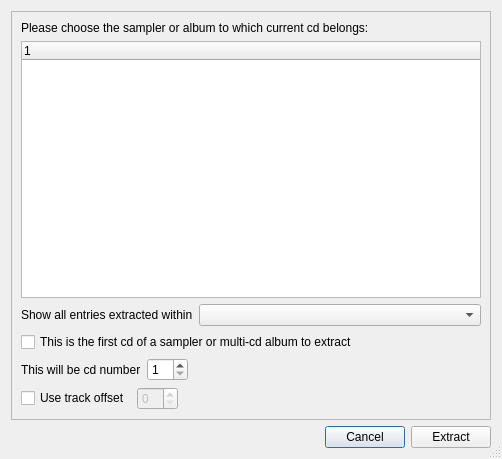
<ui version="4.0" >
 <class>MultiCDDialog</class>
 <widget class="QDialog" name="MultiCDDialog" >
  <property name="geometry" >
   <rect>
    <x>0</x>
    <y>0</y>
    <width>502</width>
    <height>459</height>
   </rect>
  </property>
  <property name="minimumSize" >
   <size>
    <width>502</width>
    <height>459</height>
   </size>
  </property>
  <property name="windowTitle" >
   <string>Multi CD Dialog</string>
  </property>
  <property name="sizeGripEnabled" >
   <bool>true</bool>
  </property>
  <layout class="QGridLayout" >
   <item row="0" column="0" >
    <widget class="QFrame" name="frame" >
     <property name="frameShape" >
      <enum>QFrame::StyledPanel</enum>
     </property>
     <property name="frameShadow" >
      <enum>QFrame::Raised</enum>
     </property>
     <layout class="QGridLayout" >
      <item row="0" column="0" >
       <widget class="QLabel" name="label" >
        <property name="font" >
         <font>
          <pointsize>9</pointsize>
         </font>
        </property>
        <property name="text" >
         <string>Please choose the sampler or album to which current cd belongs:</string>
        </property>
       </widget>
      </item>
      <item row="1" column="0" >
       <widget class="QTreeWidget" name="treeWidget" >
        <property name="editTriggers" >
         <set>QAbstractItemView::NoEditTriggers</set>
        </property>
        <property name="animated" >
         <bool>false</bool>
        </property>
        <column>
         <property name="text" >
          <string>1</string>
         </property>
        </column>
       </widget>
      </item>
      <item row="2" column="0" >
       <layout class="QHBoxLayout" >
        <item>
         <widget class="QLabel" name="label_2" >
          <property name="text" >
           <string>Show all entries extracted within</string>
          </property>
         </widget>
        </item>
        <item>
         <widget class="QComboBox" name="comboBox" >
          <property name="sizePolicy" >
           <sizepolicy vsizetype="Fixed" hsizetype="Expanding" >
            <horstretch>0</horstretch>
            <verstretch>0</verstretch>
           </sizepolicy>
          </property>
         </widget>
        </item>
       </layout>
      </item>
      <item row="3" column="0" >
       <widget class="QCheckBox" name="checkBox" >
        <property name="text" >
         <string>This is the first cd of a sampler or multi-cd album to extract</string>
        </property>
       </widget>
      </item>
      <item row="4" column="0" >
       <layout class="QHBoxLayout" >
        <item>
         <widget class="QLabel" name="label_3" >
          <property name="text" >
           <string>This will be cd number</string>
          </property>
         </widget>
        </item>
        <item>
         <widget class="QSpinBox" name="spinBox_2" >
          <property name="minimum" >
           <number>1</number>
          </property>
         </widget>
        </item>
        <item>
         <spacer>
          <property name="orientation" >
           <enum>Qt::Horizontal</enum>
          </property>
          <property name="sizeHint" >
           <size>
            <width>40</width>
            <height>20</height>
           </size>
          </property>
         </spacer>
        </item>
       </layout>
      </item>
      <item row="5" column="0" >
       <layout class="QHBoxLayout" >
        <item>
         <widget class="QCheckBox" name="checkBox_2" >
          <property name="text" >
           <string>Use track offset</string>
          </property>
          <property name="checked" >
           <bool>false</bool>
          </property>
         </widget>
        </item>
        <item>
         <widget class="QSpinBox" name="spinBox" >
          <property name="enabled" >
           <bool>false</bool>
          </property>
          <property name="sizePolicy" >
           <sizepolicy vsizetype="Fixed" hsizetype="Fixed" >
            <horstretch>0</horstretch>
            <verstretch>0</verstretch>
           </sizepolicy>
          </property>
         </widget>
        </item>
        <item>
         <spacer>
          <property name="orientation" >
           <enum>Qt::Horizontal</enum>
          </property>
          <property name="sizeHint" >
           <size>
            <width>40</width>
            <height>20</height>
           </size>
          </property>
         </spacer>
        </item>
       </layout>
      </item>
     </layout>
    </widget>
   </item>
   <item row="1" column="0" >
    <layout class="QHBoxLayout" >
     <item>
      <spacer>
       <property name="orientation" >
        <enum>Qt::Horizontal</enum>
       </property>
       <property name="sizeHint" >
        <size>
         <width>40</width>
         <height>20</height>
        </size>
       </property>
      </spacer>
     </item>
     <item>
      <widget class="QPushButton" name="pushButton_2" >
       <property name="text" >
        <string>Cancel</string>
       </property>
      </widget>
     </item>
     <item>
      <widget class="QPushButton" name="pushButton" >
       <property name="text" >
        <string>Extract</string>
       </property>
      </widget>
     </item>
    </layout>
   </item>
  </layout>
 </widget>
 <resources>
  <include location="../audex.qrc" />
 </resources>
 <connections/>
</ui>
